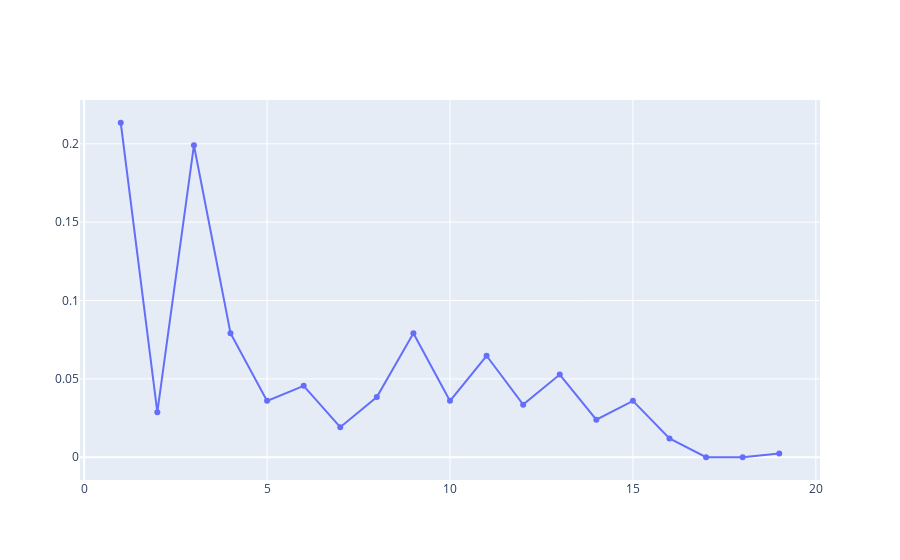

This figure's notebook cell:
### Code cell
hist = np.histogram(all_data["kilonovaness"], bins=np.max(all_data["kilonovaness"]))

fig = go.Figure()

fig.add_trace(go.Scatter(x=np.arange(1, np.max(all_data["kilonovaness"])+1), y=hist[0]/len(all_data["kilonovaness"])))
fig.show()
print(len(all_data))

### Figure 1 — Plotly figure (JSON) as saved in the notebook; plotly's stock layout.template omitted (floating-point values rounded to 4 significant figures)
{"data": [{"type": "scatter", "x": [1, 2, 3, 4, 5, 6, 7, 8, 9, 10, 11, 12, 13, 14, 15, 16, 17, 18, 19], "y": [0.2134, 0.02878, 0.199, 0.07914, 0.03597, 0.04556, 0.01918, 0.03837, 0.07914, 0.03597, 0.06475, 0.03357, 0.05276, 0.02398, 0.03597, 0.01199, 0, 0, 0.002398]}], "layout": {}}
